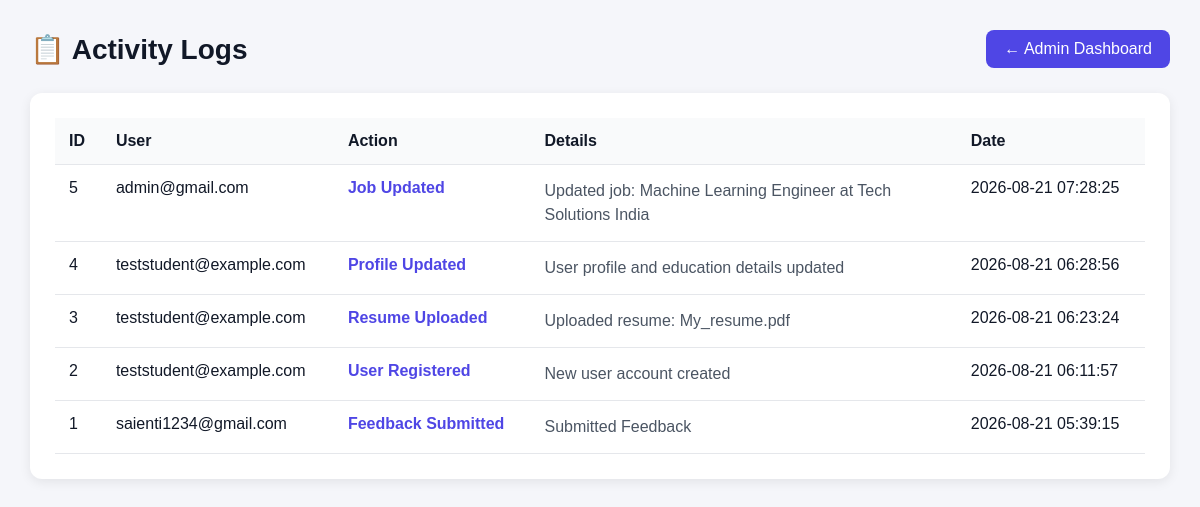
Page /admin/activity-logs (signed in) on the committed database.
### tables this page shows
CREATE TABLE activity_logs(
        id INTEGER PRIMARY KEY AUTOINCREMENT,
        user_email TEXT,
        action TEXT NOT NULL,
        details TEXT,
        created_at TIMESTAMP DEFAULT CURRENT_TIMESTAMP
    );

### app.py (the view)
@app.route("/admin/activity-logs")
@login_required
def admin_activity_logs():
    if session.get("user_role") != "admin":
        return "Access Denied! Admins only.", 403
    connection = sqlite3.connect(DATABASE)
    cursor = connection.cursor()
    cursor.execute("""
        SELECT
            id,
            user_email,
            action,
            details,
            created_at
        FROM activity_logs
        ORDER BY id DESC
    """)
    logs = cursor.fetchall()
    connection.close()
    return render_template(
        "admin_activity_logs.html",
        logs=logs
    )

### app.py (called while the page is built)
def login_required(f):
    @wraps(f)
    def decorated_function(*args, **kwargs):
        if "user_email" not in session:
            return redirect(url_for("login"))
        return f(*args, **kwargs)
    return decorated_function

### templates/admin_activity_logs.html (shortened to what this page needs)
<!DOCTYPE html>
<html lang="en">
<head>
</head>
<body>
<div class="container">
    <div class="header">
        <h1>📋 Activity Logs</h1>
        <a href="{{ url_for('admin_dashboard') }}"
           class="back">
            ← Admin Dashboard
        </a>
    </div>
    <div class="card">
        {% if logs %}
        <table>
            <thead>
                <tr>
                    <th>ID</th>
                    <th>User</th>
                    <th>Action</th>
                    <th>Details</th>
                    <th>Date</th>
                </tr>
            </thead>
            <tbody>
                {% for log in logs %}
                <tr>
                    <td>
                        {{ log[0] }}
                    </td>
                    <td>
                        {{ log[1] or "System" }}
                    </td>
                    <td class="action">
                        {{ log[2] }}
                    </td>
                    <td class="details">
                        {{ log[3] or "-" }}
                    </td>
                    <td>
                        {{ log[4] }}
                    </td>
                </tr>
                {% endfor %}
            </tbody>
        </table>
        {% else %}
        <div class="empty">
            📋 No activity logs available yet.
        </div>
        {% endif %}
    </div>
</div>
</body>
</html>

### templates/admin_activity_logs.html (style rules this page uses)
* { box-sizing: border-box; margin: 0; padding: 0; font-family: Arial, sans-serif; }
body { background: #f5f6fa; padding: 30px; color: #111827; }
.container { max-width: 1200px; margin: auto; }
.header { display: flex; justify-content: space-between; align-items: center; margin-bottom: 25px; }
.header h1 { font-size: 28px; }
.back { text-decoration: none; background: #4f46e5; color: white; padding: 10px 18px; border-radius: 8px; }
.card { background: white; padding: 25px; border-radius: 12px; box-shadow: 0 3px 12px rgba(0,0,0,0.08); overflow-x: auto; }
table { width: 100%; border-collapse: collapse; }
th, td { padding: 14px; border-bottom: 1px solid #e5e7eb; text-align: left; vertical-align: top; }
th { background: #f9fafb; }
.action { font-weight: bold; color: #4f46e5; }
.details { max-width: 400px; line-height: 1.5; color: #4b5563; }

### rows in the picture
activity_logs: id "5", user_email "admin@gmail.com", action "Job Updated", details "Updated job: Machine Learning Engineer at Tech Solutions India", created_at "2026-08-21 07:28:25"
activity_logs: id "4", user_email "teststudent@example.com", action "Profile Updated", details "User profile and education details updated", created_at "2026-08-21 06:28:56"
activity_logs: id "3", user_email "teststudent@example.com", action "Resume Uploaded", details "Uploaded resume: My_resume.pdf", created_at "2026-08-21 06:23:24"
activity_logs: id "2", user_email "teststudent@example.com", action "User Registered", details "New user account created", created_at "2026-08-21 06:11:57"
activity_logs: id "1", user_email "saienti1234@gmail.com", action "Feedback Submitted", details "Submitted Feedback", created_at "2026-08-21 05:39:15"
